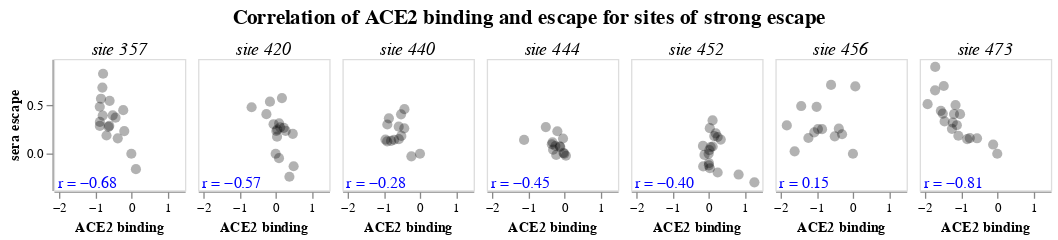

The cell this chart's notebook holds for it:
### Markdown cell above
## We now plot the same correlation for sites of strong escape
We manually specify some sites of strong escape:

### Code cell
escape_sites = [357, 420, 440, 444, 452, 456, 473]

binding_escape_high_escape_corr_chart = (
    binding_escape_corr_chart
    .properties(
        title=alt.TitleParams(
            "Correlation of ACE2 binding and escape for sites of strong escape",
            anchor="middle",
            fontSize=16,
            dy=-5,
        ),
        autosize=alt.AutoSizeParams(resize=True),
    )
    .transform_filter(alt.FieldOneOfPredicate("site", escape_sites))
)

binding_escape_high_escape_corr_chart

### Figure 1 — Vega-Lite specification as saved in the notebook (floating-point values rounded to 4 significant figures; data arrays with more than 128 entries replaced by an {"elided": "..."} marker saying what was removed)
{"config": {"view": {"continuousWidth": 300, "continuousHeight": 300}, "axis": {"grid": false}}, "data": {"name": "data-4d80d41d6e158f714930df94637547a4"}, "facet": {"field": "site", "header": {"labelExpr": "'site ' + datum.label", "labelFontSize": 14, "labelFontStyle": "italic", "labelPadding": 0}, "title": null, "type": "quantitative"}, "spec": {"layer": [{"mark": {"type": "circle", "color": "black", "opacity": 0.3, "size": 60}, "encoding": {"tooltip": [{"field": "site", "type": "quantitative"}, {"field": "mutation", "type": "nominal"}, {"field": "ACE2 binding", "format": ".2f", "type": "quantitative"}, {"field": "sera escape", "format": ".2f", "type": "quantitative"}, {"field": "cell entry", "format": ".2f", "type": "quantitative"}], "x": {"field": "ACE2 binding", "scale": {"nice": false, "padding": 6}, "type": "quantitative"}, "y": {"field": "sera escape", "scale": {"nice": false, "padding": 6}, "type": "quantitative"}}, "transform": [{"filter": "(datum['cell entry'] >= param_1)"}]}, {"mark": {"type": "text", "align": "left", "color": "blue", "size": 12}, "encoding": {"text": {"field": "r_text", "type": "nominal"}, "x": {"value": 3}, "y": {"value": 94}}, "transform": [{"filter": "(datum['cell entry'] >= param_1)"}, {"on": "ACE2 binding", "regression": "sera escape", "params": true}, {"calculate": "if((datum['coef'][1] > 0),sqrt(datum['rSquared']),(-sqrt(datum['rSquared'])))", "as": "r"}, {"calculate": "('r = ' + format(datum['r'],'.2f'))", "as": "r_text"}]}], "height": 100, "width": 100}, "autosize": {"resize": true}, "columns": 8, "params": [{"name": "param_1", "bind": {"input": "range", "max": 0, "min": -1.487, "name": "minimum cell entry"}, "value": -1.5}], "spacing": 8, "title": {"text": "Correlation of ACE2 binding and escape for sites of strong escape", "anchor": "middle", "dy": -5, "fontSize": 16}, "transform": [{"filter": {"field": "site", "oneOf": [357, 420, 440, 444, 452, 456, 473]}}], "$schema": "https://vega.github.io/schema/vega-lite/v5.15.1.json", "datasets": {"data-4d80d41d6e158f714930df94637547a4": {"elided": "3260 records"}}}
